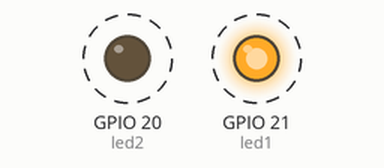
The program below on a simulated Raspberry Pi (BCM pin numbers). Parts: output pins drawn as LEDs (lit = HIGH). Dashed ring = blinking. The clock reads 2024-03-15 10:24:30 at power-on unless the program sets it; what the program prints to the terminal is not drawn.

Above: at 0.5 s.
Timing chart, 0 to 4.6 s (numbered marks = the images above):
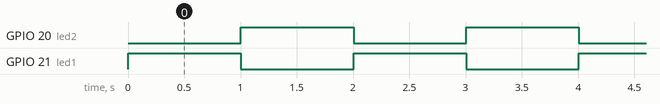

Measured:
- by itself, GPIO 20 (led2), GPIO 21 (led1): alternates HIGH for 1.0 s and LOW for 1.0 s

The program:

led2.py
```python
import RPi.GPIO as GPIO
import time

def loop(led1, led2):
    prev_time = time.time()
    led_state = 0
    while True:
        if time.time() - prev_time < 1:
            if led_state == 0:
                GPIO.output(led1, True)
                GPIO.output(led2, False)
                led_state = 1
        elif time.time() - prev_time < 2:
            if led_state == 1:
                GPIO.output(led1, False)
                GPIO.output(led2, True)
                led_state = 0
        else:
            prev_time = time.time()

def main():
    led1 = 21
    led2 = 20

    GPIO.setmode(GPIO.BCM)
    GPIO.setup(led1, GPIO.OUT)
    GPIO.setup(led2, GPIO.OUT)
    print('RaspberryPi led2 - Blink, python')

    try:
        loop(led1, led2)
    except KeyboardInterrupt:
        GPIO.cleanup()
    except :
        GPIO.cleanup()


if __name__ == '__main__':
    main()
```
